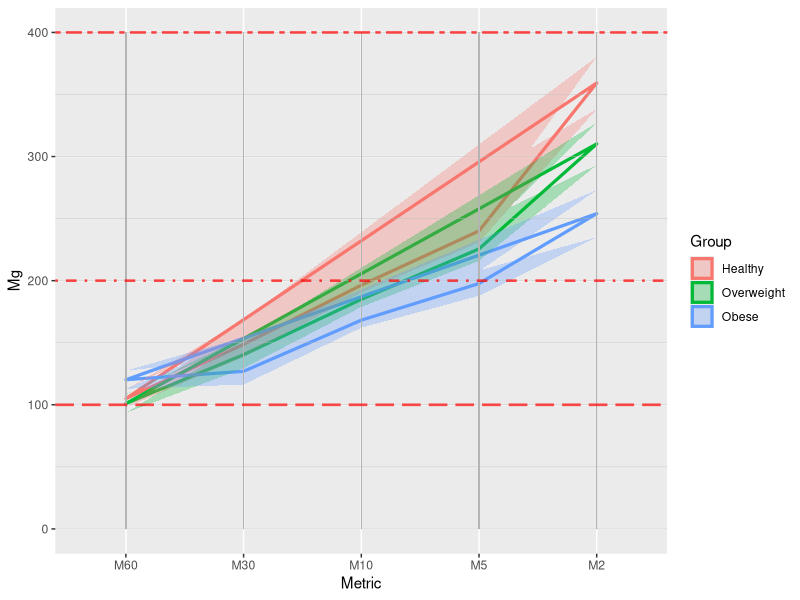
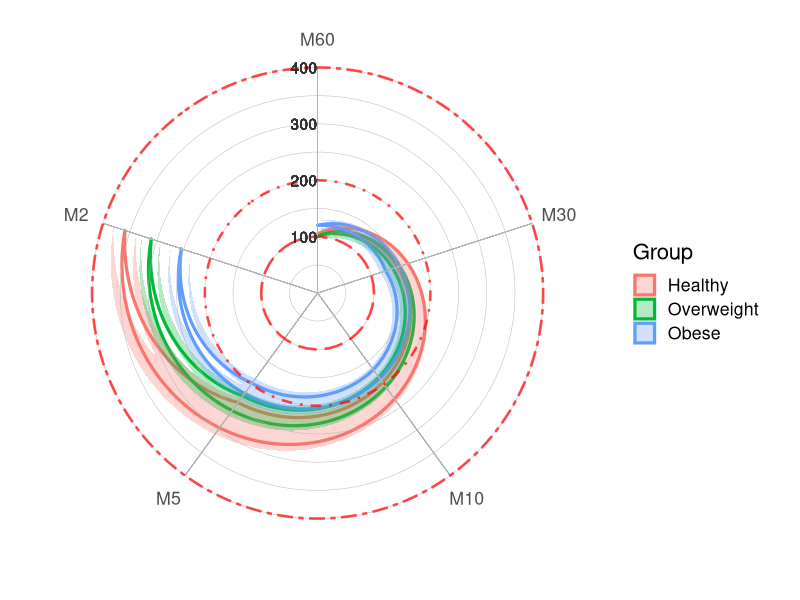

R code for these plots, in order:
# 1. Description ----------------------------------------------------------

# Title:        Radar plot generator
# Version:      2.0 (Using Rstudio version 1.4.1106)
# Date:         09-07-2021
# Author:       Ben Maylor (bm259@leicester.ac.uk)
# Contributors: Alex Rowlands, Nathan Dawkins and Charlotte Edwardson
# URL:          https://github.com/Maylor8/RadarPlotGenerator

# Description
# A tool used for generating radar plots to assist with the interpretation of accelerometry data. 
# Please contact Ben Maylor (bm259@leicester.ac.uk) for any enquiries.


# Citing Radar plot Generator
# When using Radar plot generator, please cite: 
# Rowlands et al. (2019) - DOI: 10.1186/s40798-019-0225-9 
# The link to this github code so that others can access it and use it. 

# Update notes for version 2:
  # Added ability to include error ribbons to provide more context between group means.
  # Improved some automation. More to be done in the next update.


# 2. Library setup --------------------------------------------------------

# Packages required to generate Radar plots
library(ggplot2) # Verified using V3.3.5
library(scales)  # Verified using V1.1.1


# 3. Data setup -----------------------------------------------------------

Group.no    <- 3                                    # Number of groups to be compared  
Group.names <- c("Healthy",	"Overweight",	"Obese")  # Names of comparison groups
Metric.no   <- 5                                    # Number of different MX metrics used
Metriclist  <- c("M60", "M30", "M10", "M5", "M2")   # Quote each MX metric used in descending order. Report MX values in minutes to ensure they are ordered correctly.

# Make the data frame (Skip if you are importing an existing data frame)
Metric  <- c(rep(c(Metriclist), each = Group.no))
Group   <- c(rep(c(Group.names), times = Metric.no))

# Paste values where the first MX metric is listed for each Group in the order they appear above (e.g. in the provided example this would be M60-Healthy, Overweight, Obese, M30-Healthy etc..)                                           
Mg    <- c(105, 101, 120.2, 148.7, 140.4, 127, 196.4, 185, 168.2, 240.1, 225.6, 197.7, 359.3, 310.2, 254) # Data in Mg    

# Same ordering but for SD/SEM/95%CI. NOTE: These are the differences to the Mg, not the absolute values.
Error <- c(7.2, 7.5, 7.3, 10.3, 11.0, 10.7, 5.9, 6.2, 6.1, 9.4, 9.7, 9.9, 21, 17, 19)

# Make data frame
Data <- data.frame(Metric, Group, Mg, Error)
# Inspect data frame for accuracy
print(Data)

# Generate separate data frame for error ribbons
d <- Data
d$lowCI  <- Mg - Error
d$highCI <- Mg + Error

i   <- c(seq_along(d[[1]]), which(d$Metric==tail(Metriclist,n=1)))
dCI <- rbind(data.frame(d[i,1:2], CI=d$lowCI[i], type="low") ,
             data.frame(d[i,1:2], CI=d$highCI[i], type="high"))

dCI$Group <- factor(dCI$Group, levels = Group.names)

# Ordering of MX metrics for the plots
  temp <- vector(mode="numeric", length=length(Metriclist))

  for (i in 1:length(Metriclist)) {
    temp[i] <- as.numeric(substring(Metriclist[i],2,nchar(Metriclist[i])))}

  temp <- sort(temp, decreasing=T)
  temp <- paste("M", temp, sep="")
  
  Data$Metric <- factor(Data$Metric, levels = temp)  
  Data$Group <- factor(Data$Group, levels = Group.names)  


# 4. Generate plot --------------------------------------------------------

# The code first generates a polygon plot in which the data and main aesthetics are specified by the user  ##
# WARNING: When adding/removing lines of code here, ensure that symbols at the end of each line remain the ##
# same (e.g. + or ,). This is typically the most common cause for the code tripping up.                    ##
# The plot viewer in R will not reflect the true rendering quality applied to the exported image file      ## 

# Set Y axis parameters suitable for your data
  Ystart <- 0 # Y axis start value
  Yend   <- 400 # Y axis end value
  Yint   <- 50  # Y axis interval

# Make plot
  Plot <- ggplot(Data, aes(x = Metric, y = Mg, group = Group)) +
    geom_polygon(aes(group = Group, colour = Group), fill = NA, size = 1.1) +    
  
  #Deactivate this line below if you do not want shadings for the error
    geom_polygon(aes(x=Metric,y=CI, group = Group, fill=Group), data=dCI, alpha=.3) + 
  
  # OPTIONAL: Specify group colours/shade - Activate and edit one only at a time for each colour_manual and fill_manual
  # A comprehensive list of colours can be found here: http://www.stat.columbia.edu/~tzheng/files/Rcolor.pdf
 
  # Examples of line changes
  #   scale_colour_manual(values = c("grey10", "grey30", "grey50", "grey70", "grey90"),name = "Group") +
  #   scale_colour_manual(values = c("black", "green", "blue","red","yellow"),name = "Group") +
  # Example of error shading change
  #   scale_fill_manual(values = c("grey15", "grey40", "grey65"), name = "Group") +
  
  # Set Y axis gridlines
    geom_hline(yintercept = seq(Ystart,Yend, by = Yint), alpha = 0.8, colour = "grey70", size = 0.2) + # Automatically uses the Y axis interval value specified previously

  # Add vertical X lines for metrics
    geom_segment(aes(x="M60", y=Ystart, xend="M60", yend=Yend), colour = "grey70", size = 0.2) +  
    geom_segment(aes(x="M30", y=Ystart, xend="M30", yend=Yend), colour = "grey70", size = 0.2) +  
    geom_segment(aes(x="M10", y=Ystart, xend="M10", yend=Yend), colour = "grey70", size = 0.2) +
    geom_segment(aes(x="M5", y=Ystart, xend="M5", yend=Yend), colour = "grey70", size = 0.2) +
    geom_segment(aes(x="M2", y=Ystart, xend="M2", yend=Yend), colour = "grey70", size = 0.2) +

  # Add Acceleration cut-points
    geom_hline(yintercept = 100, colour = alpha("red", 0.7), size = 0.9, linetype = 5) + # add as many of these cutpoint as you want by pasting this line.
    geom_hline(yintercept = 200, colour = alpha("red", 0.7), size = 0.9, linetype = 4) + # For different line types: http://www.cookbook-r.com/Graphs/Shapes_and_line_types/
    geom_hline(yintercept = 400, colour = alpha("red", 0.7), size = 0.9, linetype = 6)   # Ensure The last line does not end in "+" or the plot will not be finalised.

# OPTIONAL: Quality check when trying to identify aesthetic and layout problems.
  Plot

# Make radar plot (wrap ggplot around a coordinate)
  Plot + coord_polar(start = -((180/Metric.no)*(pi/180))) + # Start argument ensures that the first MX metric begins directly vertical of the centre of the radar plot.
    theme_classic(base_size = 16) +
    theme(axis.ticks = element_blank(), # Theme edits. For examples of additional theme edits, see here: https://ggplot2.tidyverse.org/reference/theme.html
          axis.title = element_blank(),
          axis.line = element_blank(),
         #axis.text.x = element_blank(), Remove MX labels if you are adding MX symbols instead. Recommended that you do not activate this for the first run to ensure metrics are in the right order and the plot makes sense.
          axis.text.y = element_blank(),
          panel.grid = element_blank()) + # Remove various elements from plot
  
    scale_y_continuous(limits = c(Ystart, Yend),breaks = seq(Ystart,Yend,Yint)) + #set y axis limits
  
  # Add Y axis labels. currently takes a bit of manual adjustment. One of the main aims for future releases is to make this less cumbersome. 
  # geom_text(x = 0.7, y = (Yend/2)+10, label = expression(paste("MX (m",italic("g"),")")), angle = 93, colour = "grey20", hjust = "left", size = 5) + # Y Axis title 
    geom_text(x = 1, y = 100, label = "100", angle = 0, colour = "grey20", hjust = "right") +  
    geom_text(x = 1, y = 200, label = "200", angle = 0, colour = "grey20", hjust = "right") +
    geom_text(x = 1, y = 300, label = "300", angle = 0, colour = "grey20", hjust = "right") +
    geom_text(x = 1, y = 400, label = "400", angle = 0, colour = "grey20", hjust = "right")


# 5. Export Radar plot ----------------------------------------------------
  
  # Where do you want to save the plot?
    #setwd()

# Export plot at high rendering quality to you current working directory
#   ggsave("Radar Plot.jpg", width = 25, height = 20, units = "cm", dpi = 1500) # Input fill format here
